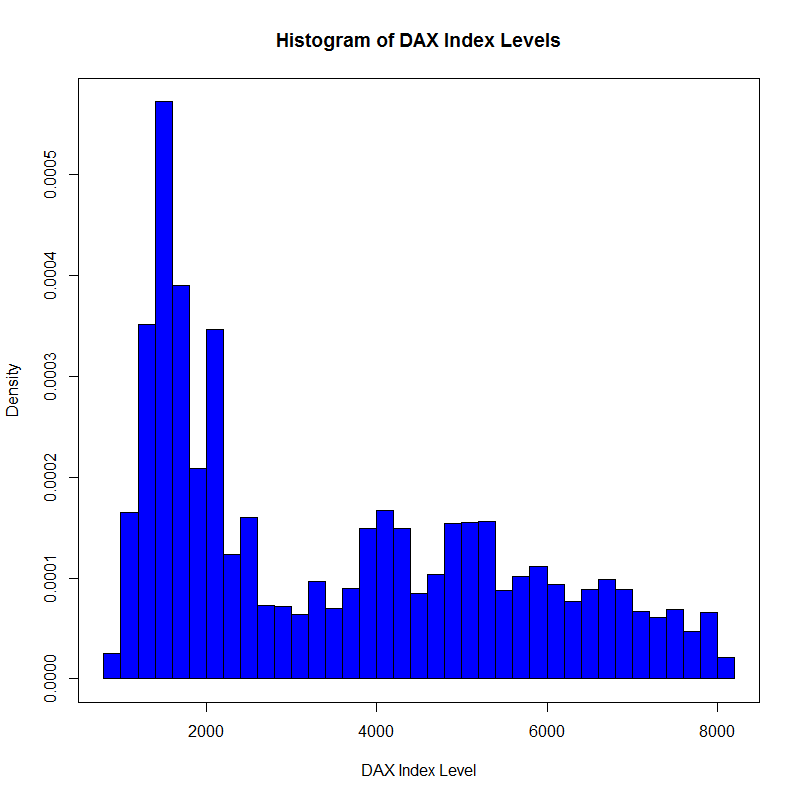

Reproduce this figure in R.
# replace the path of the working directory if necessary
# setwd("C:/R") 
d         = read.csv("COPdax140624.csv")
DateInput = as.Date(d[, 1])
numOfDate = as.numeric(as.Date(c(DateInput)))
newDF     = data.frame(d,numOfDate)
sortNewDF = newDF[order(newDF[, 3]), ]
newDF2    = data.frame(sortNewDF, seq(1,length(newDF[, 3]),
                       length.out = length(newDF[, 3]))) 
P         = newDF2[, 2]

# plot histogram
hist(P, prob=TRUE, 12, main = "Histogram of DAX Index Levels", xlab = "DAX Index Level", col = "Blue", 
     freq = F, breaks = 37)
options(scipen = 8)
box()
